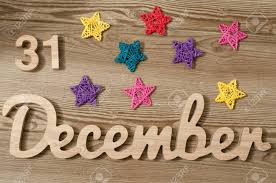
#> input picture interface/pic1.jpeg, 276 x 183 px, given in place of the camera
$ python mobile_detection.py
#> lines starting #> are read from the running program, lines starting #| are printed output that depends on the picture; after the words box and inside, x2 and y2 are one past the last pixel; in counts of white or black regions, pixels touching at a corner belong together
import cv2
import numpy as np

# Load the video capture device (in this case, the virtual camera)
cap = cv2.VideoCapture(1)  # Replace 1 with the index of your virtual camera

while True:
    ret, frame = cap.read()
#> frame is the input picture: shape (183, 276, 3); mean B, G, R 108.5, 134.9, 164.2
    if not ret:
        break

    # Convert the frame to HSV color space
    hsv = cv2.cvtColor(frame, cv2.COLOR_BGR2HSV)
#> hsv: shape (183, 276, 3); mean H, S, V 24.2, 96.5, 165.3

    # Define the range of HSV values for a mobile phone
    lower_phone = np.array([0, 0, 100])
    upper_phone = np.array([180, 255, 255])

    # Threshold the HSV image to get only the mobile phone
    mask = cv2.inRange(hsv, lower_phone, upper_phone)
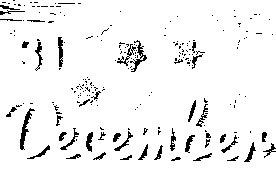
#> mask: shape (183, 276); 94.5% white; black in thin lines or dots, all inside (x1, y1, x2, y2) = (0, 0, 276, 162)

    # Apply morphological operations to remove noise
    kernel = np.ones((5, 5), np.uint8)
    mask = cv2.erode(mask, kernel, iterations=2)
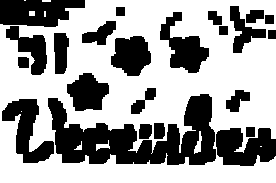
#> mask: shape (183, 276); 62.1% white; 23 black regions, largest, box (x1, y1, x2, y2) and area: (48, 94, 216, 165) 6064, (0, 0, 85, 27) 1762, (216, 128, 276, 166) 1718
    mask = cv2.dilate(mask, kernel, iterations=2)
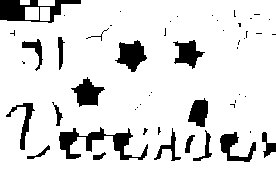
#> mask: shape (183, 276); 88.1% white; 52 black regions (34 under 20 px)

    # Find contours in the mask
    contours, _ = cv2.findContours(mask, cv2.RETR_EXTERNAL, cv2.CHAIN_APPROX_SIMPLE)
#> contours = 5 contours; box (x1, y1, x2, y2) and area: (0, 0, 276, 183) 48509, (25, 7, 39, 20) 156, (40, 7, 50, 21) 117, (38, 0, 55, 6) 80, (20, 0, 30, 5) 36

    # Iterate through the contours and draw a bounding rectangle around the mobile phone
    for contour in contours:
        area = cv2.contourArea(contour)
        if area > 1000:  # Adjust this value to filter out small contours
            x, y, w, h = cv2.boundingRect(contour)
            cv2.rectangle(frame, (x, y), (x+w, y+h), (0, 255, 0), 2)
#> this loop made 5 passes
#> (area, x, y, w, h) on pass 3: (48509, 0, 0, 276, 183)
#> (contour, area) on passes 1, 2, 4, 5: ([[40, 7], [40, 20], [49, 20], [49, 7]], 117), ([[25, 7], [25, 19], [38, 19], [38, 7]], 156), ([[38, 0], [38, 5], [54, 5], [54, 0]], 80), ([[20, 0], [20, 4], [29, 4], [29, 0]], 36)
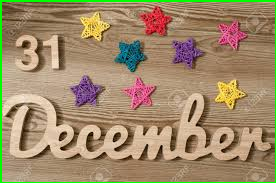
#> frame: shape (183, 276, 3); 2.71% of pixels changed, all inside (x1, y1, x2, y2) = (0, 0, 276, 183)

    # Display the output
    cv2.imshow('Mobile Phone Detection', frame)

    if cv2.waitKey(1) & 0xFF == ord('q'):
#> (key q is pressed here)
        break

cap.release()
cv2.destroyAllWindows()
